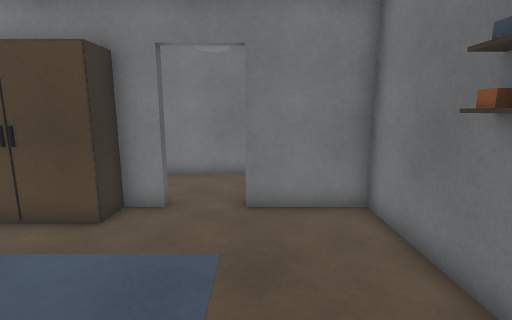
View 1 (above)

16 first-person views from a walk through a Unity game level. The camera is 1.4 m above the floor, tilts 10° down and sees 85° across. The floor is counted in squares, 0.5 m on a side. Each view is taken from the middle of a square. On the plan, view 1 faces up. The plan holds only what a view shows up to about 19 squares ahead; the rest is blank. The place goes on beyond the plan. The player character is not drawn. Door leaves are left out, so doorways stand open. Surface patterns are stand-ins for the level's own textures.

View 2
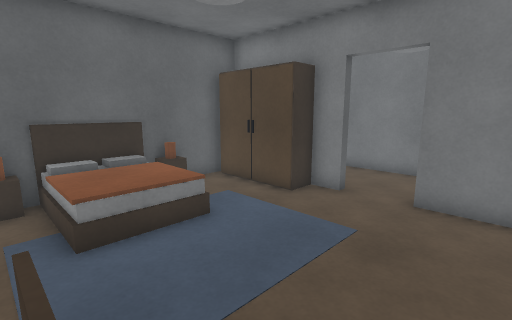

View 3
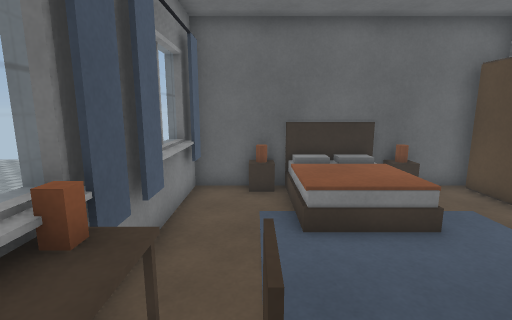

View 4
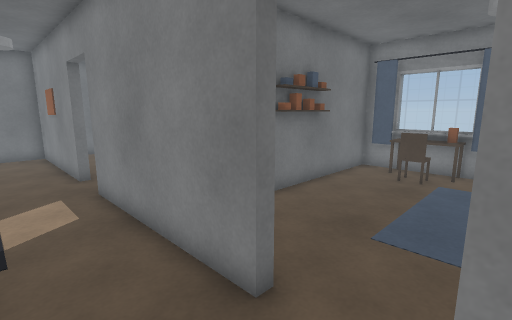

View 5
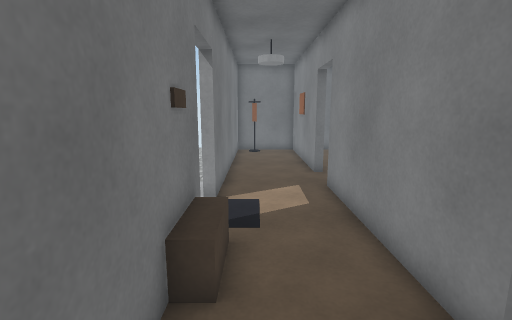

View 6
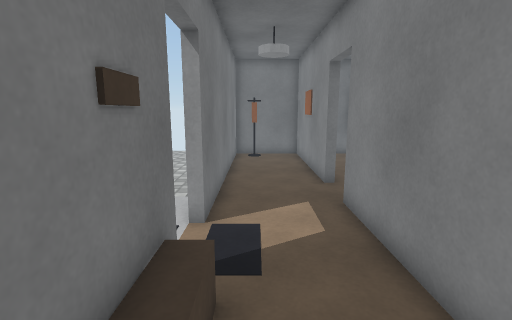

View 7
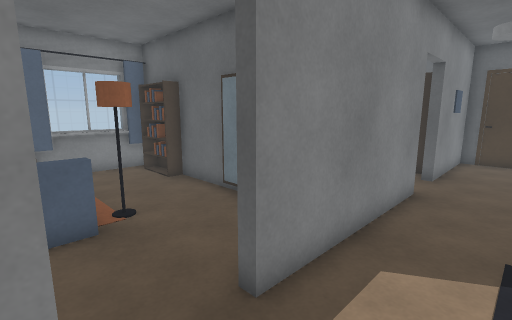

View 8
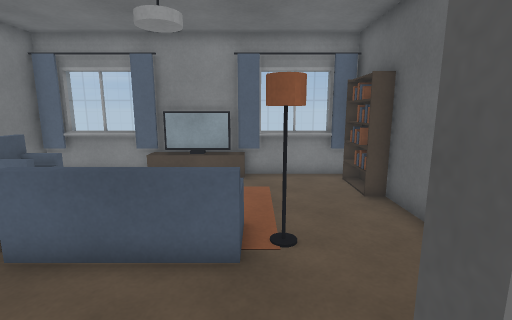

View 9
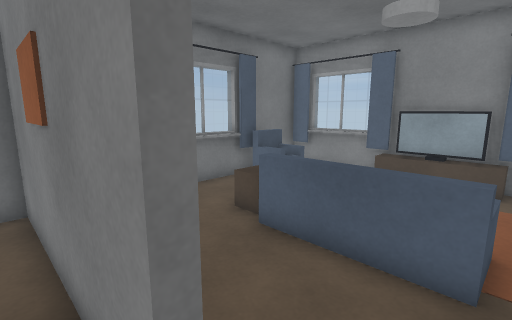

View 10
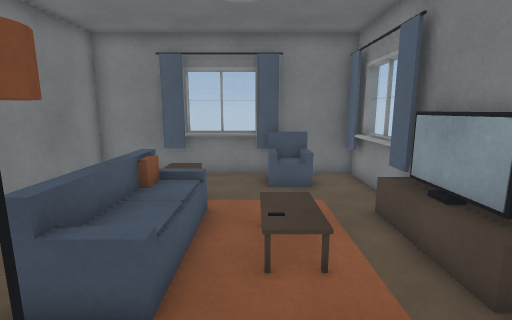

View 11
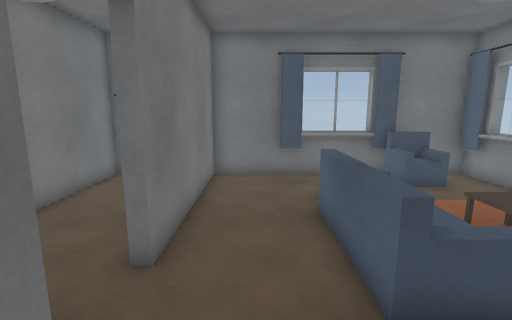

View 12
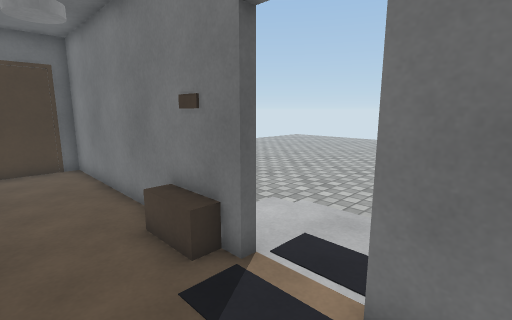

View 13
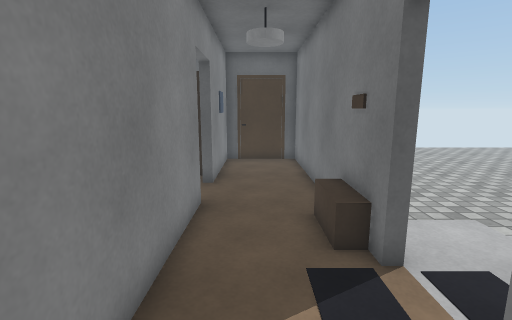

View 14
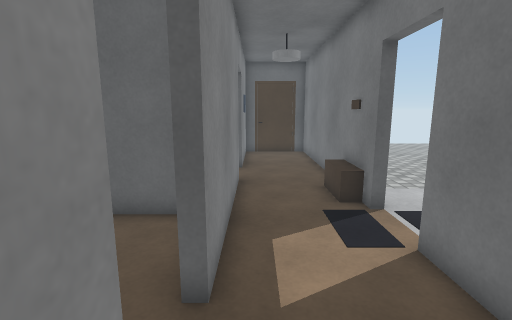

View 15
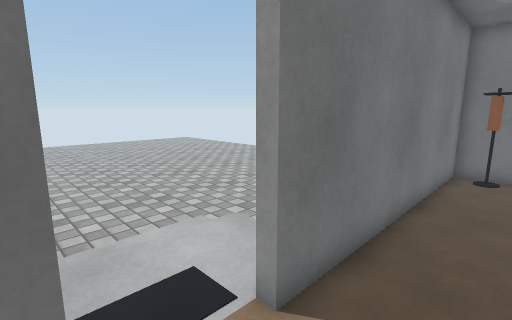

View 16
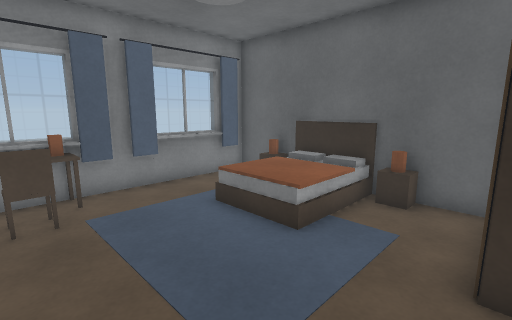

### Floor plan
Ten units are one square. View 1 is at (0, 0); x grows to the right and y downward. Boxes are objects, and circles mark ways between rooms. Rooms are numbered by the first view taken in them; rooms with no view inside come last. Other rooms are left out.
<svg viewBox="-90 -130 268 173">
<path fill="none" stroke="#000" d="M-22 29 -14 29M-5 29 28 29M-6 33 5 33M33 -44 33 -79 -3 -79M-27 -79 -39 -79 -39 -66 -79 -66M14 33 33 33 33 -6M-83 -6 -83 33 -14 33M18 38 18 32M-78 29 -28 29M-83 -70 -83 -24M33 -123 -83 -123 -83 -83 -27 -83M-3 -83 73 -83M97 -83 173 -83 173 -123 57 -123M166 -109 159 -109M121 29 172 29M114 33 173 33 173 -79 97 -79M170 0 170 -50M43 -1 43 24M73 -79 68 -79M37 -40 37 -1M37 12 37 22M41 29 88 29M37 -69 37 -50M39 33 95 33"/>
<rect x="-85" y="-25" width="10" height="20" fill="#bbb"><title>other object</title></rect>
<rect x="-15" y="15" width="40" height="20" fill="#bbb"><title>other object</title></rect>
<rect x="-5" y="5" width="10" height="10" fill="#bbb"><title>other object</title></rect>
<rect x="65" y="-45" width="20" height="20" fill="#bbb"><title>other object</title></rect>
<rect x="85" y="-45" width="50" height="20" fill="#bbb"><title>other object</title></rect>
<rect x="95" y="25" width="20" height="10" fill="#bbb"><title>other object</title></rect>
<rect x="145" y="-15" width="20" height="30" fill="#bbb"><title>other object</title></rect>
<circle cx="-15" cy="-70" r="3" fill="#2a7"/>
<circle cx="85" cy="-70" r="3" fill="#2a7"/>
<text x="-20" y="-20">1</text>
<text x="40" y="-100">2</text>
<text x="110" y="-20">3</text>
</svg>
Room 1 opens to room 2. Room 2 opens to room 3.

Where each view was taken, in squares from view 1:
view 1: 0 up, 0 right, facing up
view 2: 1 down, 2 right, facing up-left
view 3: 1 down, 2 right, facing left
view 4: 11 up, 3 left, facing down-right
view 5: 11 up, 3 left, facing right
view 6: 11 up, 1 left, facing right
view 7: 11 up, 10 right, facing down-left
view 8: 9 up, 8 right, facing down
view 9: 9 up, 8 right, facing down-right
view 10: 1 up, 5 right, facing right
view 11: 6 up, 5 right, facing right
view 12: 9 up, 7 right, facing up-left
view 13: 10 up, 8 right, facing left
view 14: 9 up, 11 right, facing left
view 15: 10 up, 3 right, facing up-right
view 16: 7 up, 1 right, facing down-left
